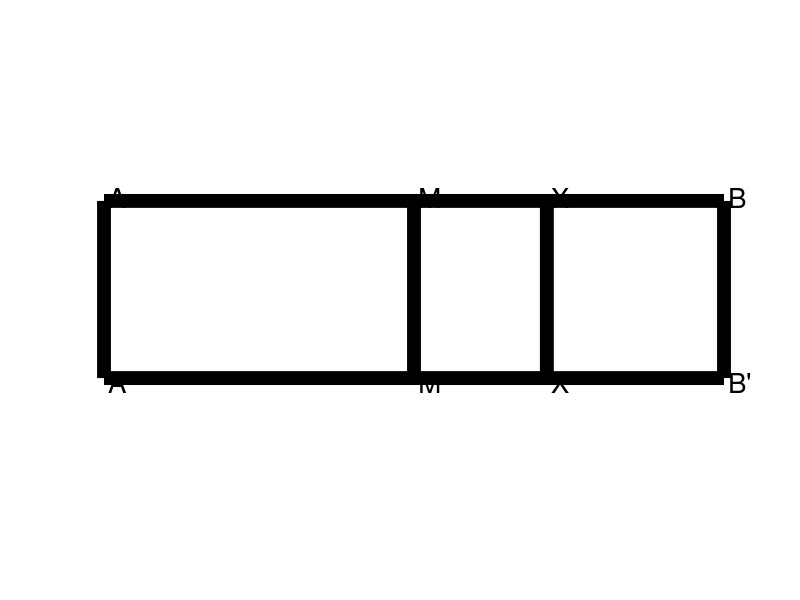
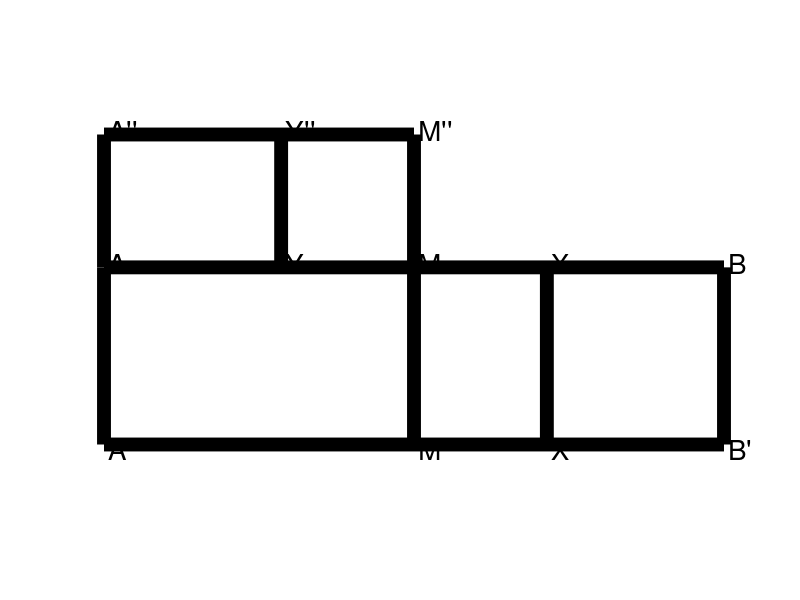

MATLAB code to generate these figures, in order:
Spessore = 10;
dx = 0.1;
dy = 0.1;

Censi = 1;
Radici = 14;
Numero = 40;

AA = 0;
AB = Radici;
AM = Radici/2;
MX = sqrt((Radici/2)^2 - Numero);
AX = AM + MX;
XB = AB - (AM + MX);
h = AM - XB;

Immagine = figure("visible","off");
axis("equal");
axis off;
hold on;
plot([0 Radici], [0 0], "-k", "linewidth", Spessore);
plot([0 Radici], - [XB XB], "-k", "linewidth", Spessore);
plot([AA AA], - [0 XB], "-k", "linewidth", Spessore);
plot([AM AM], - [0 XB], "-k", "linewidth", Spessore);
plot([AX AX], - [0 XB], "-k", "linewidth", Spessore);
plot([AB AB], - [0 XB], "-k", "linewidth", Spessore);
text([AA AM AX AB] + dx, - [XB XB XB XB] - dy, {"A'" "M'" "X'" "B'"}, "fontsize", 20);
text([AA AM AX AB] + dx, [0 0 0 0] + dy, {"A" "M" "X" "B"}, "fontsize", 20);
print(Immagine, "Immagine_Fibonacci_SecondoGrado.png");
plot([AA AA], [0, h], "-k", "linewidth", Spessore);
plot([AM AM], [0, h], "-k", "linewidth", Spessore);
plot([XB XB], [0, h], "-k", "linewidth", Spessore);
plot([AA AM], [h, h], "-k", "linewidth", Spessore);
text([AA AM XB XB] + dx, [h, h, h, 0] + dy, {"A''" "M''" "Y''" "Y"}, "fontsize", 20);
print(Immagine, "Immagine_Fibonacci_SecondoGradobis.png");
